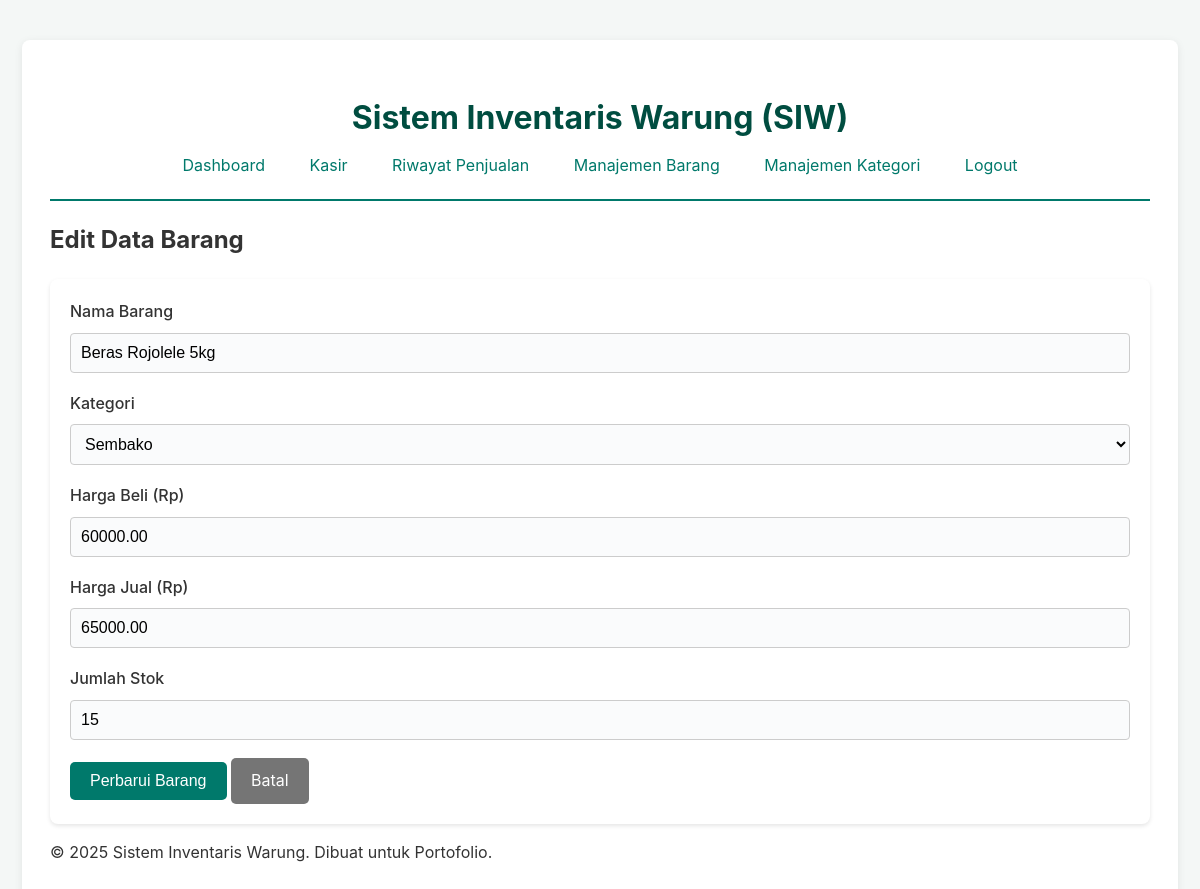
The app's page /public/edit_barang.php?id=4 (signed in) with its own data.
### tables this page shows
CREATE TABLE tabel_barang (
    id_barang INT AUTO_INCREMENT PRIMARY KEY,
    nama_barang VARCHAR(255) NOT NULL,
    id_kategori INT NOT NULL,
    harga_beli DECIMAL(10, 2) NOT NULL,
    harga_jual DECIMAL(10, 2) NOT NULL,
    stok INT NOT NULL,
    is_deleted TINYINT(1) NOT NULL DEFAULT 0,
    FOREIGN KEY (id_kategori) REFERENCES tabel_kategori(id_kategori) ON DELETE RESTRICT ON UPDATE CASCADE
);

### public/edit_barang.php (the view, shortened to what this page needs)
<?php
require_once '../config/database.php';
require_once 'templates/header.php';
$barang = null;
$kategori_list = [];
$id_barang = null;
if (isset($_GET['id']) && is_numeric($_GET['id'])) {
    $id_barang = $_GET['id'];
    try {
        $stmt = $pdo->prepare("SELECT * FROM tabel_barang WHERE id_barang =? AND is_deleted = 0");
        $stmt->execute([$id_barang]);
        $barang = $stmt->fetch(PDO::FETCH_ASSOC);
        $kategori_stmt = $pdo->query("SELECT * FROM tabel_kategori ORDER BY nama_kategori");
        $kategori_list = $kategori_stmt->fetchAll(PDO::FETCH_ASSOC);
    } catch (PDOException $e) {
        echo "<div class='alert alert-error'>Gagal mengambil data: ". $e->getMessage(). "</div>";
        $id_barang = null;
    }
} else {
    echo "<div class='alert alert-error'>ID barang tidak valid.</div>";
}
if ($barang && $id_barang):
?>
<h2>Edit Data Barang</h2>
<form action="barang_handler.php" method="post">
    <div class="form-group">
        <label for="nama_barang">Nama Barang</label>
        <input type="text" id="nama_barang" name="nama_barang" value="<?php echo htmlspecialchars($barang['nama_barang']);?>" required>
    </div>
    <div class="form-group">
        <label for="id_kategori">Kategori</label>
        <select id="id_kategori" name="id_kategori" required>
            <?php foreach ($kategori_list as $kategori):?>
                <?php
                $selected = ($kategori['id_kategori'] == $barang['id_kategori'])? 'selected' : '';
               ?>
                <option value="<?php echo $kategori['id_kategori'];?>" <?php echo $selected;?>>
                    <?php echo htmlspecialchars($kategori['nama_kategori']);?>
                </option>
            <?php endforeach;?>
        </select>
    </div>
    <div class="form-group">
        <label for="harga_beli">Harga Beli (Rp)</label>
        <input type="number" id="harga_beli" name="harga_beli" step="0.01" value="<?php echo $barang['harga_beli'];?>" required>
    </div>
    <div class="form-group">
        <label for="harga_jual">Harga Jual (Rp)</label>
        <input type="number" id="harga_jual" name="harga_jual" step="0.01" value="<?php echo $barang['harga_jual'];?>" required>
    </div>
    <div class="form-group">
        <label for="stok">Jumlah Stok</label>
        <input type="number" id="stok" name="stok" value="<?php echo $barang['stok'];?>" required>
    </div>
    <button type="submit" name="update_barang" class="btn">Perbarui Barang</button>
    <a href="daftar_barang.php" class="btn btn-secondary">Batal</a>
</form>
<?php
endif;
require_once 'templates/footer.php';
?>

### public/style.css (style rules this page uses)
body { font-family: -apple-system, BlinkMacSystemFont, "Segoe UI", Roboto, Helvetica, Arial, sans-serif; line-height: 1.6; background-color: #f4f7f6; color: #333; margin: 0; }
form { background-color: #fff; padding: 20px; border-radius: 8px; box-shadow: 0 2px 4px rgba(0,0,0,0.1); }
.form-group { margin-bottom: 18px; }
.form-group label { display: block; margin-bottom: 6px; font-weight: 500; }
.form-group input[type="text"], .form-group input[type="number"], .form-group input[type="password"], .form-group select { width: 100%; padding: 10px; border: 1px solid #ccc; border-radius: 4px; box-sizing: border-box; font-size: 1rem; background: #fafbfc; margin-top: 2px; }
.btn, button { display: inline-block; background-color: #00796b; color: #fff; padding: 10px 20px; border: none; border-radius: 5px; cursor: pointer; text-decoration: none; font-size: 1rem; transition: background 0.2s; }
.btn-secondary { background-color: #757575; color: #fff; }

### records on screen
tabel_barang: nama_barang "Beras Rojolele 5kg", harga_beli "60000.00", harga_jual "65000.00", stok "15"

### other values on screen
form field id_kategori "Sembako"
